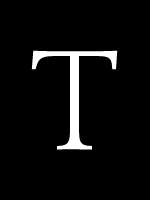
#> input picture source.png, 150 x 200 px
$ python main.py
#> lines starting #> are read from the running program, lines starting #| are printed output that depends on the picture
import numpy as np
import matplotlib.pyplot as plt

# Load 'T' image  (200, 150, 1) rebuild  image.

img_source = plt.imread("source.png")
#> img_source is the input picture: shape (200, 150) float32; min 0, max 1, mean 0.0517

# 1.question 1
# a. Identity.
# (1) nearest neighbor == bilinear == bicubic

affine_matrix_identity = np.array([[1, 0, 0], [0, 1, 0], [0, 0, 1]])
img_target = np.zeros(img_source.shape)

# mapping source to target.
for x in range(img_source.shape[0]):  # h
    for y in range(img_source.shape[1]):  # w
        original = np.array([x, y, 1])
        x_new, y_new, _ = np.matmul(original, affine_matrix_identity)
        img_target[int(x_new), int(y_new)] = img_source[x, y]

# draw
plt.rcParams["figure.figsize"] = (8, 4)
plt.subplot(1, 2, 1)
plt.title("original")
plt.axis("off")
plt.imshow(img_source, cmap="gray")
plt.subplot(1, 2, 2)
plt.title("Identity")
plt.axis("off")
plt.imshow(img_target, cmap="gray")
plt.show()
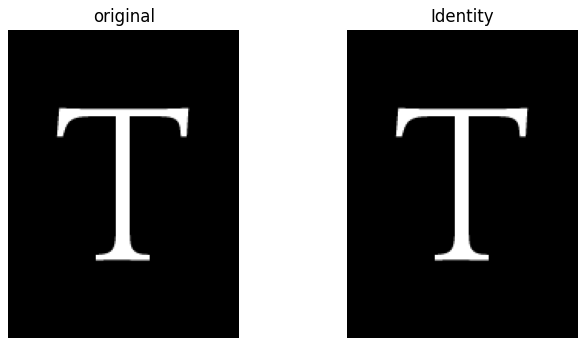
#> figure drawn by matplotlib, 2 panels

# b. scaling. x2
# (1) nearest neighbor
scale_factor = 2

affine_matrix_identity = np.array([[scale_factor, 0, 0], [0, scale_factor, 0], [0, 0, 1]])
img_target = np.zeros([img_source.shape[0] * scale_factor, img_source.shape[1] * scale_factor])

for x in range(img_source.shape[0]):  # h
    for y in range(img_source.shape[1]):  # w
        original = np.array([x, y, 1])
        x_new, y_new, _ = np.matmul(original, affine_matrix_identity)
        img_target[int(x_new), int(y_new)] = img_source[x, y]
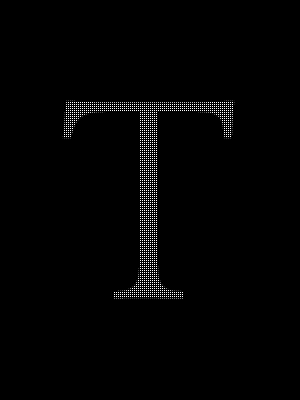
#> img_target: shape (400, 300) float64; min 0, max 1, mean 0.0129

# (2) bilinear


# (3) bicubic

$ run again, with histogram1.png copied over source.png
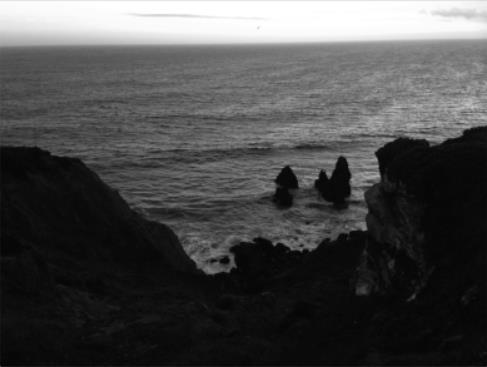
#> input picture histogram1.png, 487 x 367 px
#> img_source is the input picture: shape (367, 487) float32; min 0, max 1, mean 0.293
#> `plt.show()`:
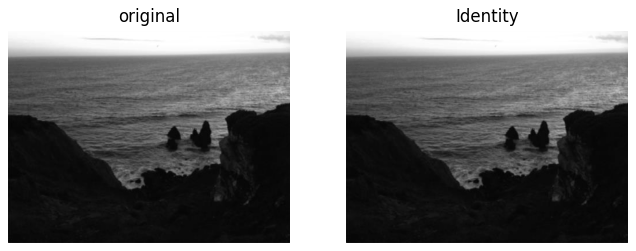
#> figure drawn by matplotlib, 2 panels
#> after the loop `for x in range(img_source.shape[0]):`:
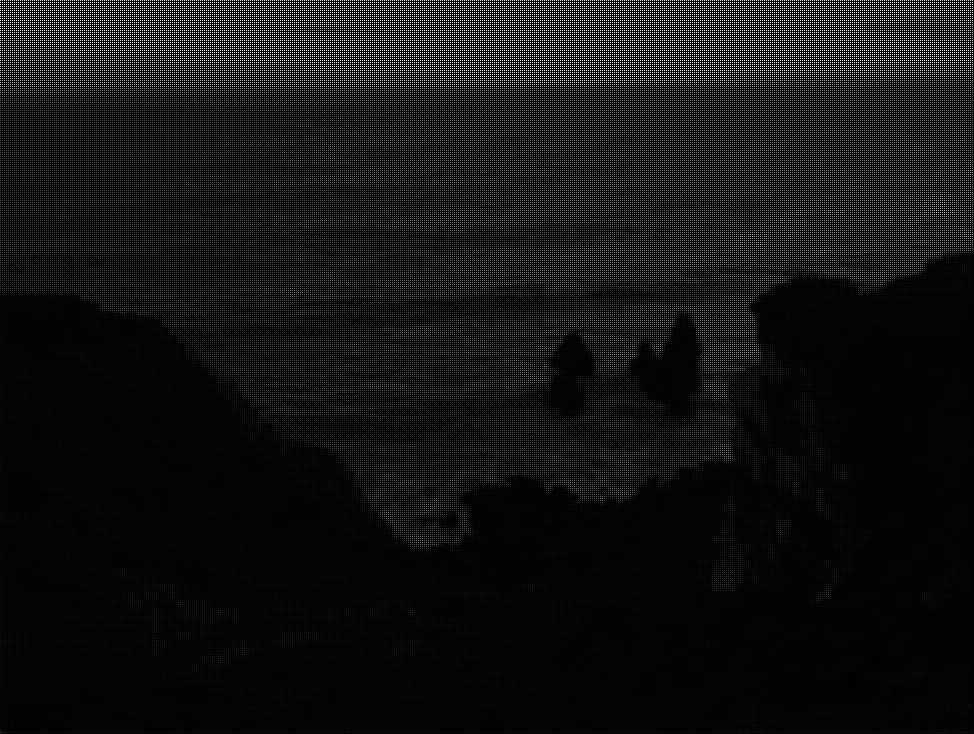
#> img_target: shape (734, 974) float64; min 0, max 1, mean 0.0732
